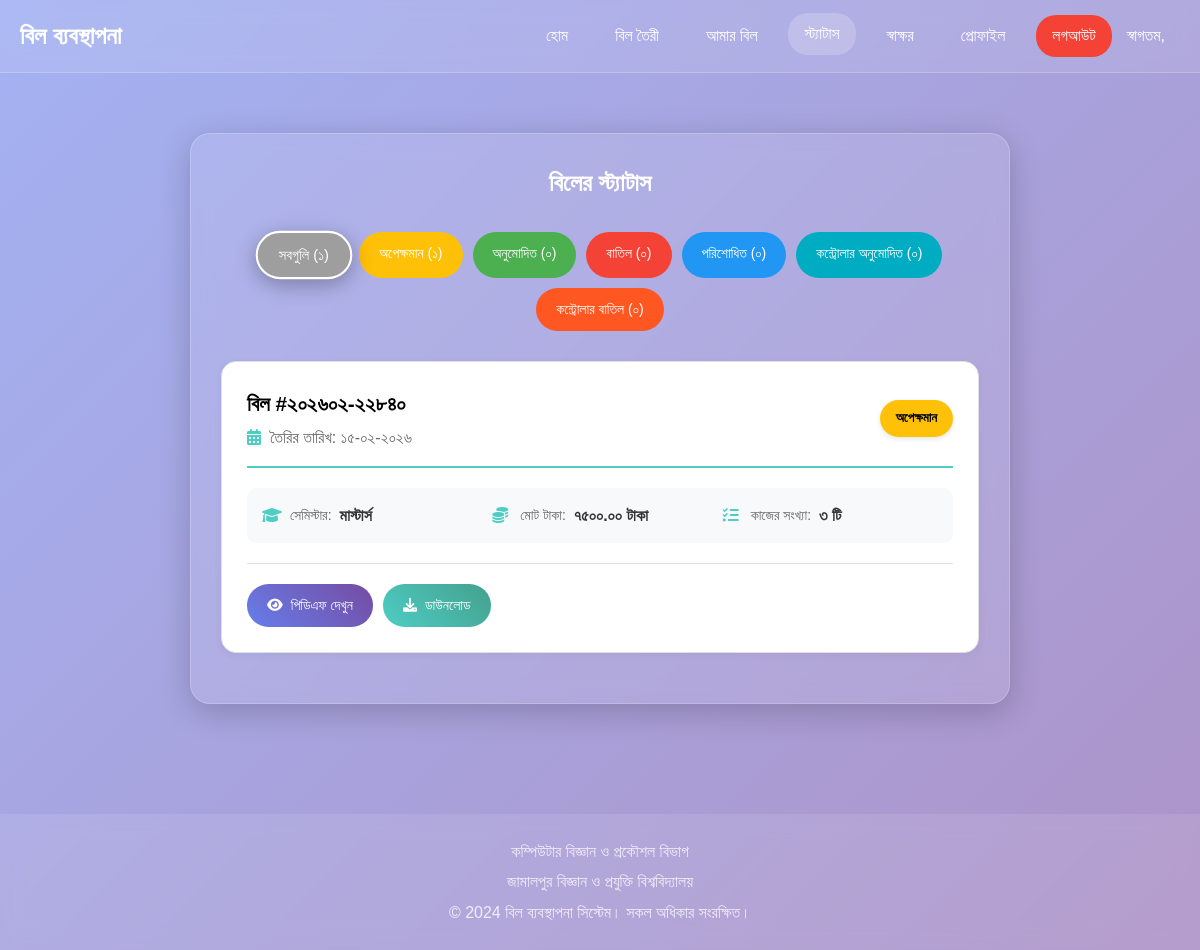
Before: /bill-status/ (signed in) with the older database file.
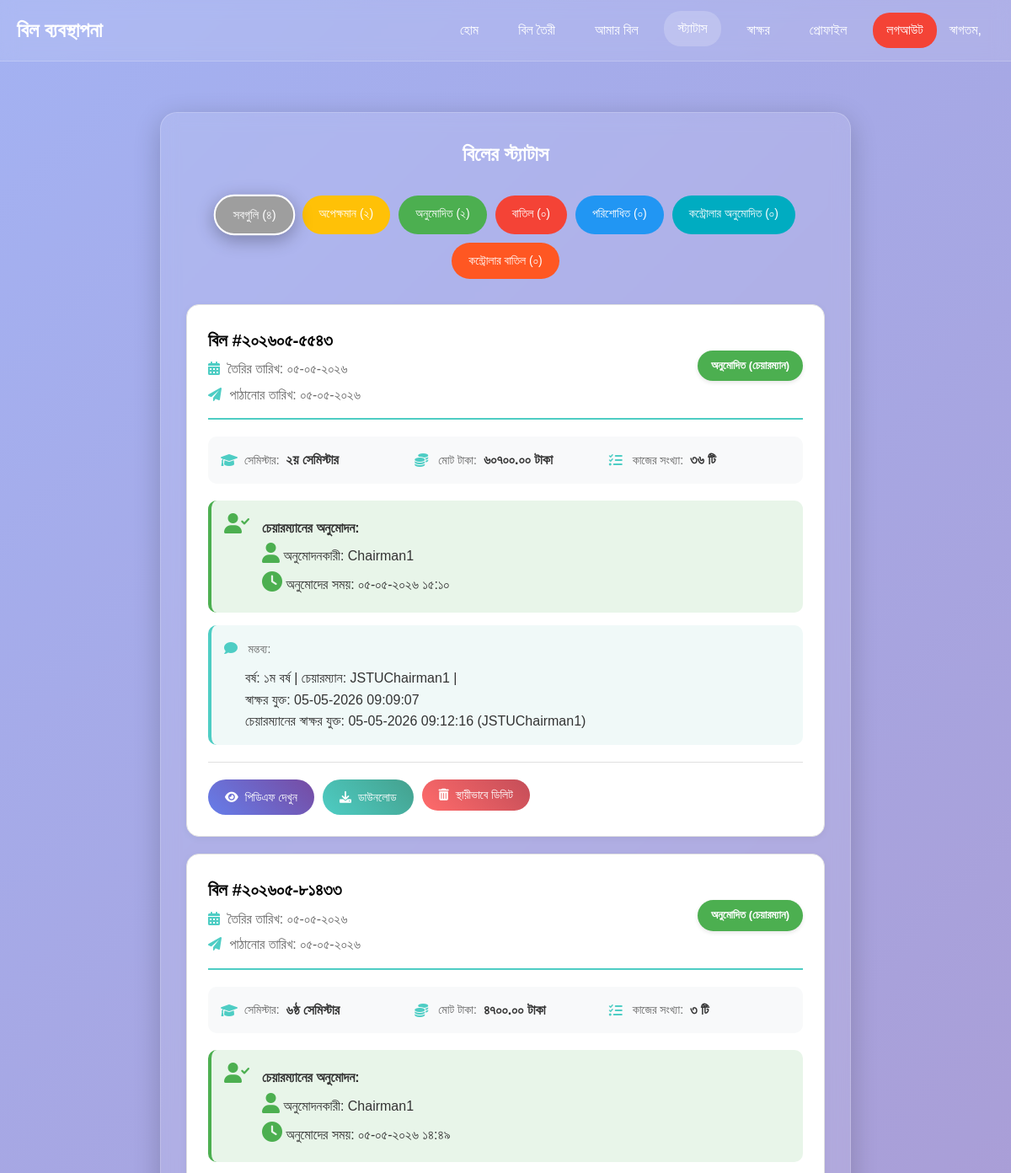
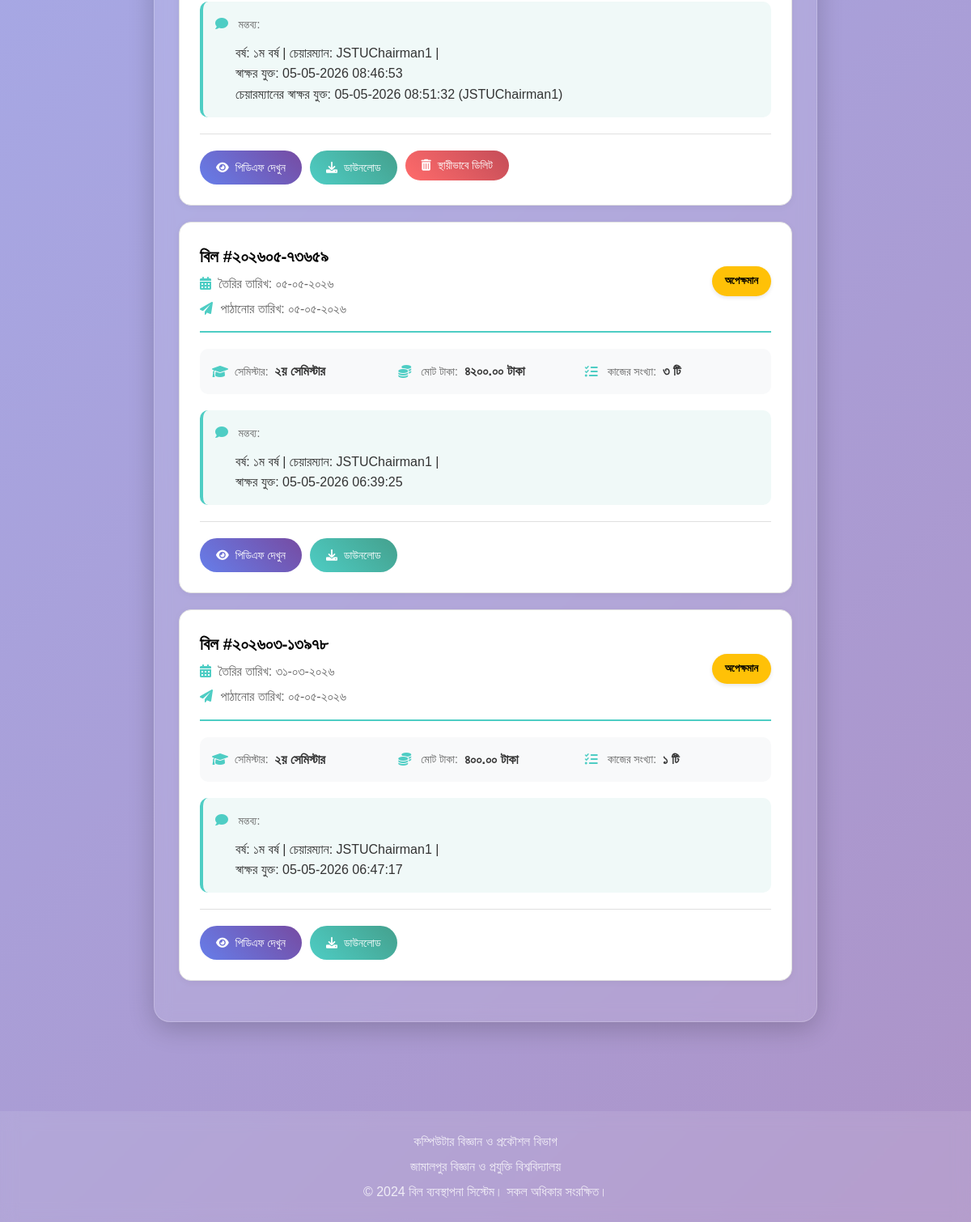
After: the same page with the newer database file (2 pictures, top to bottom).
### core/models.py (models this page shows, shortened)
class Bill(models.Model):
    DEGREE_CHOICES = [
        ('honors', 'অনার্স'),
        ('masters', 'মাস্টার্স'),
    ]
    BANK_CHOICES = [
        ('জনতা ব্যাংক', 'জনতা ব্যাংক'),
        ('ডাচ বাংলা ব্যাংক', 'ডাচ বাংলা ব্যাংক'),
        ('সোনালী ব্যাংক', 'সোনালী ব্যাংক'),
        ('ইসলামী ব্যাংক', 'ইসলামী ব্যাংক'),
    ]
    bank_name = models.CharField(max_length=50, choices=BANK_CHOICES, blank=True, null=True,
                                 verbose_name='ব্যাংকের নাম')
    bank_branch = models.CharField(max_length=100, blank=True, null=True, verbose_name='শাখা')
    account_number = models.CharField(max_length=50, blank=True, null=True, verbose_name='একাউন্ট নাম্বার')
    routing_number = models.CharField(max_length=50, blank=True, null=True, verbose_name='রাউটিং নাম্বার')
    SEMESTER_CHOICES = [
        ('১ম সেমিস্টার', '১ম সেমিস্টার'),
        ('২য় সেমিস্টার', '২য় সেমিস্টার'),
        ('৩য় সেমিস্টার', '৩য় সেমিস্টার'),
        ('৪র্থ সেমিস্টার', '৪র্থ সেমিস্টার'),
        ('৫ম সেমিস্টার', '৫ম সেমিস্টার'),
        ('৬ষ্ঠ সেমিস্টার', '৬ষ্ঠ সেমিস্টার'),
        ('৭ম সেমিস্টার', '৭ম সেমিস্টার'),
        ('৮ম সেমিস্টার', '৮ম সেমিস্টার'),
        ('মাস্টার্স', 'মাস্টার্স')
    ]
    STATUS_CHOICES = [
        ('draft', 'Draft'),
        ('pending', 'Pending'),
        ('approved', 'Approved'),
        ('rejected', 'Rejected'),
        ('paid', 'Paid'),
        ('sent_to_controller', 'Sent to Controller'),
        ('approved_by_controller', 'Approved by Controller'),
        ('rejected_by_controller', 'Rejected by Controller'),
    ]
    bill_number = models.CharField(max_length=50, unique=True, verbose_name='বিল নম্বর')
    voucher_number = models.CharField(max_length=50, unique=True, verbose_name='ভাউচার নম্বর')
    user = models.ForeignKey(User, on_delete=models.CASCADE, verbose_name='ব্যবহারকারী')
    semester = models.CharField(max_length=20, choices=SEMESTER_CHOICES, verbose_name='সেমিস্টার')
    department = models.CharField(max_length=100, default='কম্পিউটার বিজ্ঞান এবং প্রকৌশল', verbose_name='বিভাগ')
    bangla_date = models.CharField(max_length=50, verbose_name='বাংলা তারিখ')
    total_amount = models.DecimalField(max_digits=10, decimal_places=2, default=0, verbose_name='মোট টাকা')
    status = models.CharField(
        max_length=30,  # Changed from 20 to 30
        choices=STATUS_CHOICES,
        default='pending',
        verbose_name='স্ট্যাটাস'
    )
    approved_by = models.ForeignKey(
        User,
        on_delete=models.SET_NULL,
        null=True,
        blank=True,
        related_name='approved_bills',
        verbose_name='অনুমোদনকারী'
    )
    approved_at = models.DateTimeField(null=True, blank=True, verbose_name='অনুমোদনের সময়')
    remarks = models.TextField(blank=True, null=True, verbose_name='মন্তব্য')
    created_at = models.DateTimeField(auto_now_add=True)
    updated_at = models.DateTimeField(auto_now=True)
    is_hidden_from_chairman = models.BooleanField(default=False, verbose_name='চেয়ারম্যানের কাছে লুকানো')
    sent_at = models.DateTimeField(null=True, blank=True, verbose_name='পাঠানোর সময়')
    degree_type = models.CharField(max_length=10, choices=DEGREE_CHOICES, default='honors', verbose_name='ডিগ্রির ধরণ')
    user_signature_added = models.BooleanField(default=False, verbose_name='ব্যবহারকারীর স্বাক্ষর যুক্ত হয়েছে')
    chairman_signature_added = models.BooleanField(default=False, verbose_name='চেয়ারম্যানের স্বাক্ষর যুক্ত হয়েছে')
    sent_to_controller_at = models.DateTimeField(null=True, blank=True, verbose_name='কন্ট্রোলে পাঠানোর সময়')
    controller_approved_at = models.DateTimeField(null=True, blank=True, verbose_name='কন্ট্রোলার অনুমোদনের সময়')
    controller_approved_by = models.ForeignKey(
        User,
        on_delete=models.SET_NULL,
        null=True,
        blank=True,
        related_name='controller_approved_bills',
        verbose_name='কন্ট্রোলার অনুমোদনকারী'
    )
    class Meta:
        ordering = ['-created_at']
        verbose_name = 'বিল'
        verbose_name_plural = 'বিলগুলি'

### core/views.py (the view)
# urls.py: path('bill-status/', views.bill_status, name='bill_status'),
@login_required
def bill_status(request):
    if request.user.profile.user_type in ['চেয়ারম্যান', 'অফিস সহকারী', 'কন্ট্রোলার']:
        bills_list = Bill.objects.exclude(status='draft').exclude(is_hidden_from_chairman=True).order_by('-created_at')
    else:
        bills_list = Bill.objects.filter(user=request.user).exclude(status='draft').order_by('-created_at')
    if request.user.profile.user_type in ['চেয়ারম্যান', 'অফিস সহকারী', 'কন্ট্রোলার']:
        pending_count = Bill.objects.exclude(is_hidden_from_chairman=True).filter(status='pending').count()
        approved_count = Bill.objects.exclude(is_hidden_from_chairman=True).filter(status='approved').count()
        rejected_count = Bill.objects.exclude(is_hidden_from_chairman=True).filter(status='rejected').count()
        paid_count = Bill.objects.exclude(is_hidden_from_chairman=True).filter(status='paid').count()
        approved_by_controller_count = Bill.objects.exclude(is_hidden_from_chairman=True).filter(status='approved_by_controller').count()
        rejected_by_controller_count = Bill.objects.exclude(is_hidden_from_chairman=True).filter(status='rejected_by_controller').count()
    else:
        pending_count = Bill.objects.filter(user=request.user, status='pending').count()
        approved_count = Bill.objects.filter(user=request.user, status='approved').count()
        rejected_count = Bill.objects.filter(user=request.user, status='rejected').count()
        paid_count = Bill.objects.filter(user=request.user, status='paid').count()
        approved_by_controller_count = Bill.objects.filter(user=request.user, status='approved_by_controller').count()
        rejected_by_controller_count = Bill.objects.filter(user=request.user, status='rejected_by_controller').count()
    status_filter = request.GET.get('status', '')
    if status_filter:
        bills_list = bills_list.filter(status=status_filter)
    paginator = Paginator(bills_list, 10)
    page_number = request.GET.get('page')
    page_obj = paginator.get_page(page_number)
    context = {
        'bills': page_obj,
        'pending_count': pending_count,
        'approved_count': approved_count,
        'rejected_count': rejected_count,
        'paid_count': paid_count,
        'approved_by_controller_count': approved_by_controller_count,
        'rejected_by_controller_count': rejected_by_controller_count,
        'current_filter': status_filter,
    }
    return render(request, 'core/status.html', context)

### core/templatetags/bangla_number.py (called while the page is built)
@register.filter
def bangla_number(value):
    try:
        return str(value).translate(english_to_bangla_digits)
    except Exception:
        return value

### templates/core/status.html (shortened to what the changed rows need)
{% extends 'base.html' %}
{% load static %}
{% load bangla_number %}
{% block content %}
<div class="container">
    <div class="glass-card">
        <h2 style="text-align: center; color: white; margin-bottom: 30px;">বিলের স্ট্যাটাস</h2>
        <div class="status-filter">
            <a href="{% url 'bill_status' %}" class="filter-btn {% if not request.GET.status %}active{% endif %}" style="background: #9E9E9E;">সবগুলি ({{ pending_count|add:approved_count|add:rejected_count|add:paid_count|add:approved_by_controller_count|add:rejected_by_controller_count|bangla_number }})</a>
            <a href="?status=pending" class="filter-btn {% if request.GET.status == 'pending' %}active{% endif %}" style="background: #FFC107;">অপেক্ষমান ({{ pending_count|bangla_number }})</a>
            <a href="?status=approved" class="filter-btn {% if request.GET.status == 'approved' %}active{% endif %}" style="background: #4CAF50;">অনুমোদিত ({{ approved_count|bangla_number }})</a>
            <a href="?status=rejected" class="filter-btn {% if request.GET.status == 'rejected' %}active{% endif %}" style="background: #F44336;">বাতিল ({{ rejected_count|bangla_number }})</a>
            <a href="?status=paid" class="filter-btn {% if request.GET.status == 'paid' %}active{% endif %}" style="background: #2196F3;">পরিশোধিত ({{ paid_count|bangla_number }})</a>
            <a href="?status=approved_by_controller" class="filter-btn {% if request.GET.status == 'approved_by_controller' %}active{% endif %}" style="background: #00ACC1;">কন্ট্রোলার অনুমোদিত ({{ approved_by_controller_count|default:0|bangla_number }})</a>
            <a href="?status=rejected_by_controller" class="filter-btn {% if request.GET.status == 'rejected_by_controller' %}active{% endif %}" style="background: #FF5722;">কন্ট্রোলার বাতিল ({{ rejected_by_controller_count|default:0|bangla_number }})</a>
        </div>
        <div id="bills-container">
            {% for bill in bills %}
            <div class="status-card" data-status="{{ bill.status }}">
                <div class="status-header">
                    <div>
                        <h3 style="color: #000000; margin: 0;">বিল #{{ bill.bill_number|bangla_number }}</h3>
                        <p style="color: #666; margin: 5px 0 0 0;">
                            <i class="fas fa-calendar-alt"></i> তৈরির তারিখ: {{ bill.created_at|date:"d-m-Y"|bangla_number }}
                        </p>
                        {% if bill.sent_at %}
                        <p style="color: #666; margin: 5px 0 0 0;">
                            <i class="fas fa-paper-plane"></i> পাঠানোর তারিখ: {{ bill.sent_at|date:"d-m-Y"|bangla_number }}
                        </p>
                        {% endif %}
                    </div>
                    <span class="status-badge status-{{ bill.status }}">
                        {% if bill.status == 'pending' %}অপেক্ষমান
                        {% elif bill.status == 'approved' %}অনুমোদিত (চেয়ারম্যান)
                        {% elif bill.status == 'rejected' %}বাতিল (চেয়ারম্যান)
                        {% elif bill.status == 'paid' %}পরিশোধিত
                        {% elif bill.status == 'draft' %}খসড়া
                        {% elif bill.status == 'sent_to_controller' %}কন্ট্রোলারে প্রেরিত
                        {% elif bill.status == 'approved_by_controller' %}✓ কন্ট্রোলার কর্তৃক অনুমোদিত
                        {% elif bill.status == 'rejected_by_controller' %}✗ কন্ট্রোলার কর্তৃক বাতিল
                        {% endif %}
                    </span>
                </div>
                <div class="bill-details-grid">
                    <div class="detail-item">
                        <i class="fas fa-graduation-cap"></i>
                        <span class="detail-label">সেমিস্টার:</span>
                        <span class="detail-value">{{ bill.semester }}</span>
                    </div>
                    <div class="detail-item">
                        <i class="fas fa-coins"></i>
                        <span class="detail-label">মোট টাকা:</span>
                        <span class="detail-value">{{ bill.total_amount|bangla_number }} টাকা</span>
                    </div>
                    <div class="detail-item">
                        <i class="fas fa-tasks"></i>
                        <span class="detail-label">কাজের সংখ্যা:</span>
                        <span class="detail-value">{{ bill.tasks.count|bangla_number }} টি</span>
                    </div>
                </div>
                {% if bill.approved_by %}
                <div class="approval-info chairman-approval">
                    <i class="fas fa-user-check"></i>
                    <div>
                        <p><strong>চেয়ারম্যানের অনুমোদন:</strong></p>
                        <p><i class="fas fa-user"></i> অনুমোদনকারী: {{ bill.approved_by.get_full_name|default:bill.approved_by.username }}</p>
                        <p><i class="fas fa-clock"></i> অনুমোদের সময়: {{ bill.approved_at|date:"d-m-Y H:i"|bangla_number }}</p>
                    </div>
                </div>
                {% endif %}
                {% if bill.remarks %}
                <div class="remarks-section">
                    <i class="fas fa-comment"></i>
                    <span class="detail-label">মন্তব্য:</span>
                    <p>{{ bill.remarks|linebreaksbr }}</p>
                </div>
                {% endif %}
                <div class="status-actions">
                    <a href="{% url 'view_bill_pdf' bill.id %}" class="btn btn-view" target="_blank">
                        <i class="fas fa-eye"></i> পিডিএফ দেখুন
                    </a>
                    <a href="{% url 'download_bill' bill.id %}" class="btn btn-download">
                        <i class="fas fa-download"></i> ডাউনলোড
                    </a>
                    {% if request.user == bill.user %}
                        {% if bill.status == 'rejected' or bill.status == 'approved' or bill.status == 'rejected_by_controller' or bill.status == 'approved_by_controller' %}
                        <form method="post" action="{% url 'delete_bill' bill.id %}" style="display: inline;"
                              onsubmit="return confirmDeleteBill('{{ bill.bill_number }}', '{{ bill.status }}');">
                            <button type="submit" class="btn btn-delete">
                                <i class="fas fa-trash-alt"></i> স্থায়ীভাবে ডিলিট
                            </button>
                        </form>
                        {% endif %}
                    {% endif %}
                </div>
            </div>
            {% endfor %}
        </div>
    </div>
</div>
<link rel="stylesheet" href="https://cdnjs.cloudflare.com/ajax/libs/font-awesome/6.0.0/css/all.min.css">
{% endblock %}

Changed rows visible on the page:
removed Bill: bill_number|bangla_number "২০২৬০২-২২৮৪০", created_at|bangla_number "১৫-০২-২০২৬", status "অপেক্ষমান", semester "মাস্টার্স", total_amount|bangla_number "৭৫০০.০০", tasks.count|bangla_number "৩"
added Bill: bill_number|bangla_number "২০২৬০৫-৫৫৪৩", created_at|bangla_number "০৫-০৫-২০২৬", sent_at|bangla_number "০৫-০৫-২০২৬", status "অনুমোদিত (চেয়ারম্যান)", semester "২য় সেমিস্টার", total_amount|bangla_number "৬০৭০০.০০", tasks.count|bangla_number "৩৬", approved_by.get_full_name "Chairman1", approved_at|bangla_number "০৫-০৫-২০২৬ ১৫:১০", remarks "বর্ষ: ১ম বর্ষ | চেয়ারম্যান: JSTUChairman1 | স্বাক্ষর যুক্ত: 05-05-2026 09:09:07 চেয়ারম্যানের স্বাক্ষর যুক্ত: 05-05-2026 09:12:16 (JSTUChairman1)"
added Bill: bill_number|bangla_number "২০২৬০৫-৮১৪৩৩", created_at|bangla_number "০৫-০৫-২০২৬", sent_at|bangla_number "০৫-০৫-২০২৬", status "অনুমোদিত (চেয়ারম্যান)", semester "৬ষ্ঠ সেমিস্টার", total_amount|bangla_number "৪৭০০.০০", tasks.count|bangla_number "৩", approved_by.get_full_name "Chairman1", approved_at|bangla_number "০৫-০৫-২০২৬ ১৪:৪৯", remarks "বর্ষ: ১ম বর্ষ | চেয়ারম্যান: JSTUChairman1 | স্বাক্ষর যুক্ত: 05-05-2026 08:46:53 চেয়ারম্যানের স্বাক্ষর যুক্ত: 05-05-2026 08:51:32 (JSTUChairman1)"
added Bill: bill_number|bangla_number "২০২৬০৫-৭৩৬৫৯", created_at|bangla_number "০৫-০৫-২০২৬", sent_at|bangla_number "০৫-০৫-২০২৬", status "অপেক্ষমান", semester "২য় সেমিস্টার", total_amount|bangla_number "৪২০০.০০", tasks.count|bangla_number "৩", remarks "বর্ষ: ১ম বর্ষ | চেয়ারম্যান: JSTUChairman1 | স্বাক্ষর যুক্ত: 05-05-2026 06:39:25"
added Bill: bill_number|bangla_number "২০২৬০৩-১৩৯৭৮", created_at|bangla_number "৩১-০৩-২০২৬", sent_at|bangla_number "০৫-০৫-২০২৬", status "অপেক্ষমান", semester "২য় সেমিস্টার", total_amount|bangla_number "৪০০.০০", tasks.count|bangla_number "১", remarks "বর্ষ: ১ম বর্ষ | চেয়ারম্যান: JSTUChairman1 | স্বাক্ষর যুক্ত: 05-05-2026 06:47:17"
Other visible differences:
{{ pending_count|bangla_number }}: "১" → "২"
{{ approved_count|bangla_number }}: "০" → "২"
text no longer shown: "১"
text now shown: "৪"
